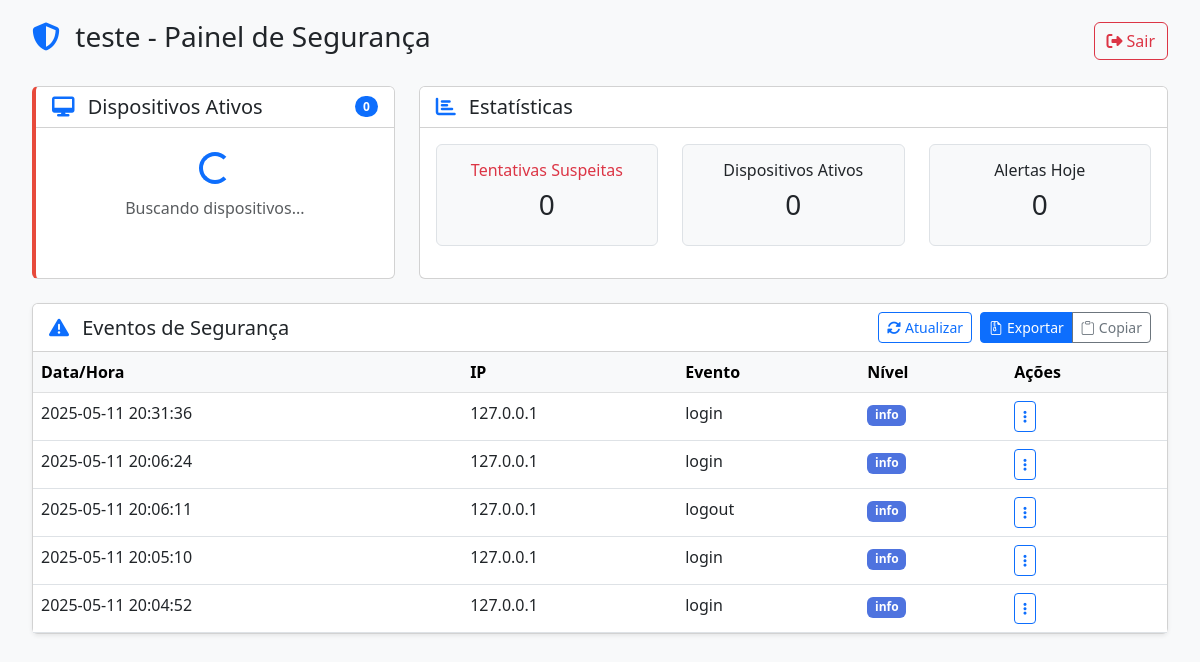
/clinic/dashboard (signed in), run on the app's committed database.
### tables this page shows
CREATE TABLE alerts
                 (id INTEGER PRIMARY KEY AUTOINCREMENT,
                 clinic_id INTEGER,
                 timestamp TEXT,
                 ip TEXT,
                 event_type TEXT,
                 description TEXT,
                 severity TEXT,
                 FOREIGN KEY (clinic_id) REFERENCES clinics(id));

### app.py (the view)
@app.route('/clinic/dashboard')
def clinic_dashboard():
    if 'clinic_id' not in session:
        return redirect(url_for('login'))
    clinic_id = session['clinic_id']
    conn = sqlite3.connect('safeclinica.db')
    c = conn.cursor()
    c.execute("""
        SELECT id, timestamp, ip, event_type, description, severity
        FROM alerts
        WHERE clinic_id = ?
        ORDER BY timestamp DESC
        LIMIT 50
    """, (clinic_id,))
    alerts = c.fetchall()
    conn.close()
    return render_template('clinic_dashboard.html',
                         clinic_name=session['clinic_name'],
                         alerts=alerts)

### templates/clinic_dashboard.html (shortened to what this page needs)
<!DOCTYPE html>
<html lang="pt-BR">
<head>
    <link href="https://cdn.jsdelivr.net/npm/bootstrap@5.3.0/dist/css/bootstrap.min.css" rel="stylesheet">
    <link rel="stylesheet" href="https://cdnjs.cloudflare.com/ajax/libs/font-awesome/6.4.0/css/all.min.css">
    <link rel="stylesheet" href="https://cdn.jsdelivr.net/npm/bootstrap-icons@1.10.0/font/bootstrap-icons.css">
</head>
<body>
    <div class="container-fluid">
        <div class="header d-flex justify-content-between align-items-center mb-4">
            <h1 class="h3">
                <i class="fas fa-shield-alt me-2 text-primary"></i>
                {{ clinic_name }} - Painel de Segurança
            </h1>
            <button id="logout-btn" class="btn btn-outline-danger">
                <i class="fas fa-sign-out-alt me-1"></i>Sair
            </button>
        </div>
        <div class="row">
            <div class="col-md-4 mb-4">
                <div class="card security-card h-100">
                    <div class="card-header bg-white d-flex justify-content-between align-items-center">
                        <h5 class="mb-0">
                            <i class="fas fa-desktop me-2 text-primary"></i>
                            Dispositivos Ativos
                        </h5>
                        <span class="badge bg-primary rounded-pill" id="device-count">0</span>
                    </div>
                    <div class="card-body device-list p-0">
                        <ul id="devices-list" class="list-group list-group-flush">
                            <li class="list-group-item text-center py-4">
                                <div class="spinner-border text-primary" role="status">
                                </div>
                                <p class="mt-2 mb-0 text-muted">Buscando dispositivos...</p>
                            </li>
                        </ul>
                    </div>
                </div>
            </div>
            <div class="col-md-8 mb-4">
                <div class="card h-100">
                    <div class="card-header bg-white">
                        <h5 class="mb-0">
                            <i class="fas fa-chart-bar me-2 text-primary"></i>
                            Estatísticas
                        </h5>
                    </div>
                    <div class="card-body">
                        <div class="row text-center">
                            <div class="col-md-4 mb-3">
                                <div class="p-3 border rounded bg-light h-100">
                                    <h6 class="text-danger">Tentativas Suspeitas</h6>
                                    <h3 id="suspicious-count">0</h3>
                                </div>
                            </div>
                            <div class="col-md-4 mb-3">
                                <div class="p-3 border rounded bg-light h-100">
                                    <h6>Dispositivos Ativos</h6>
                                    <h3 id="active-devices">0</h3>
                                </div>
                            </div>
                            <div class="col-md-4 mb-3">
                                <div class="p-3 border rounded bg-light h-100">
                                    <h6>Alertas Hoje</h6>
                                    <h3 id="today-alerts">0</h3>
                                </div>
                            </div>
                        </div>
                    </div>
                </div>
            </div>
        </div>
        <div class="card mb-4 shadow-sm">
            <div class="card-header bg-white d-flex justify-content-between align-items-center">
                <h5 class="mb-0">
                    <i class="fas fa-exclamation-triangle me-2 text-primary"></i>
                    Eventos de Segurança
                </h5>
                <div class="d-flex">
                    <button id="refresh-btn" class="btn btn-sm btn-outline-primary me-2">
                        <i class="fas fa-sync-alt me-1"></i>Atualizar
                    </button>
                    <div class="btn-group">
                        <a href="{{ url_for('download_logs') }}" class="btn btn-sm btn-primary">
                            <i class="bi bi-file-earmark-zip me-1"></i>Exportar
                        </a>
                        <button id="copy-logs-btn" class="btn btn-sm btn-outline-secondary">
                            <i class="bi bi-clipboard me-1"></i>Copiar
                        </button>
                    </div>
                </div>
            </div>
            <div class="card-body p-0">
                <div class="table-responsive">
                    <table class="table table-hover mb-0">
                        <thead class="table-light">
                            <tr>
                                <th>Data/Hora</th>
                                <th>IP</th>
                                <th>Evento</th>
                                <th>Nível</th>
                                <th>Ações</th>
                            </tr>
                        </thead>
                        <tbody id="security-events">
                            {% for alert in alerts %}
                            <tr
                                class="{{ 'critical' if alert[5] == 'critical' else 'warning' if alert[5] == 'warning' }}">
                                <td>{{ alert[1] }}</td>
                                <td>{{ alert[2] }}</td>
                                <td>{{ alert[3] }}</td>
                                <td>
                                    <span
                                        class="badge {{ 'badge-critical' if alert[5] == 'critical' else 'badge-warning' if alert[5] == 'warning' else 'badge-primary' }}">
                                        {{ alert[5] }}
                                    </span>
                                </td>
                                <td>
                                    <div class="dropdown action-dropdown">
                                        <button class="btn btn-sm btn-outline-primary dropdown-toggle" type="button"
                                            data-bs-toggle="dropdown" aria-expanded="false">
                                            <i class="fas fa-ellipsis-v"></i>
                                        </button>
                                    </div>
                                </td>
                            </tr>
                            {% endfor %}
                        </tbody>
                    </table>
                </div>
            </div>
        </div>
    </div>
</body>
</html>

### templates/clinic_dashboard.html (style rules this page uses)
:root { --primary-color: #4e73df; --danger-color: #e74a3b; --warning-color: #f6c23e; }
body { font-family: 'Segoe UI', Tahoma, Geneva, Verdana, sans-serif; background-color: #f8f9fa; padding: 20px; }
.security-card { border-left: 4px solid var(--danger-color); }
.device-list { max-height: 300px; overflow-y: auto; }
.badge-primary { background-color: var(--primary-color); }
.action-dropdown .dropdown-toggle::after { display: none; }

### data on the page
alerts: timestamp "2025-05-11 20:31:36", ip "127.0.0.1", event_type "login", severity "info"
alerts: timestamp "2025-05-11 20:06:24", ip "127.0.0.1", event_type "login", severity "info"
alerts: timestamp "2025-05-11 20:06:11", ip "127.0.0.1", event_type "logout", severity "info"
alerts: timestamp "2025-05-11 20:05:10", ip "127.0.0.1", event_type "login", severity "info"
alerts: timestamp "2025-05-11 20:04:52", ip "127.0.0.1", event_type "login", severity "info"

### other printed values
{{ clinic_name }} "teste"
